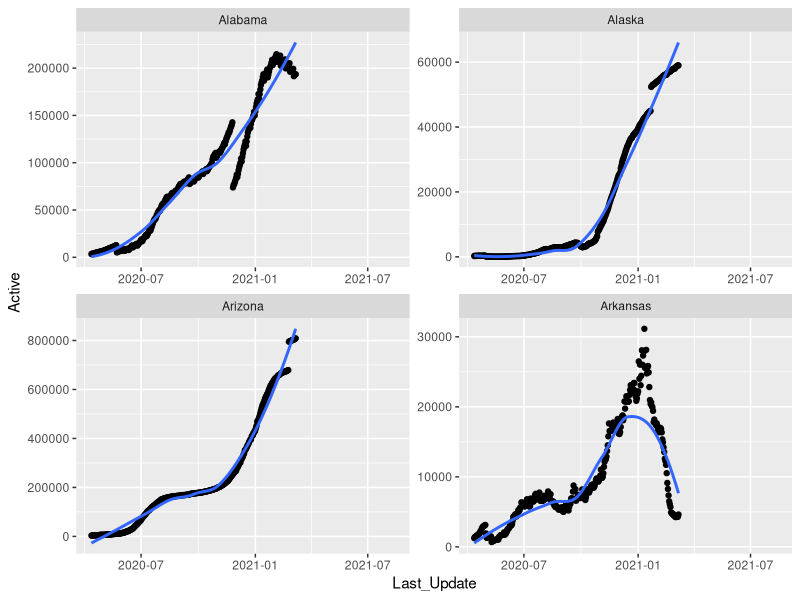
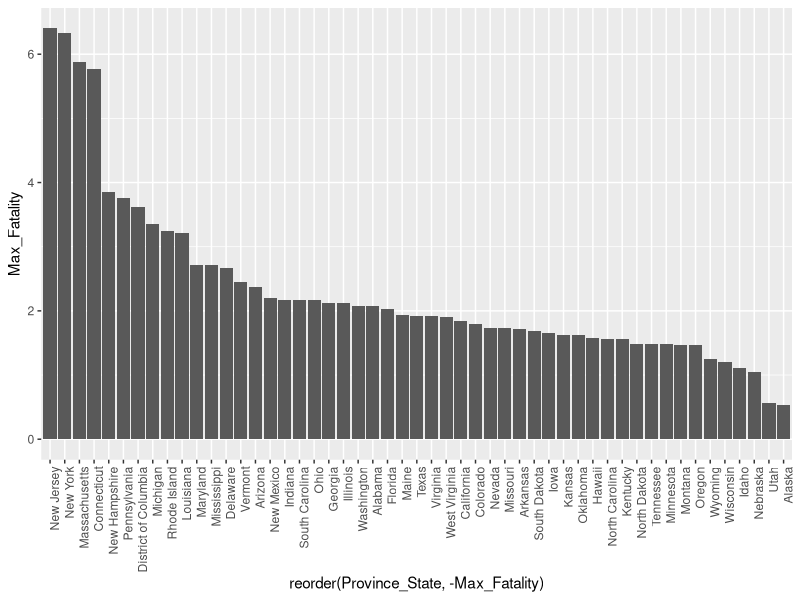
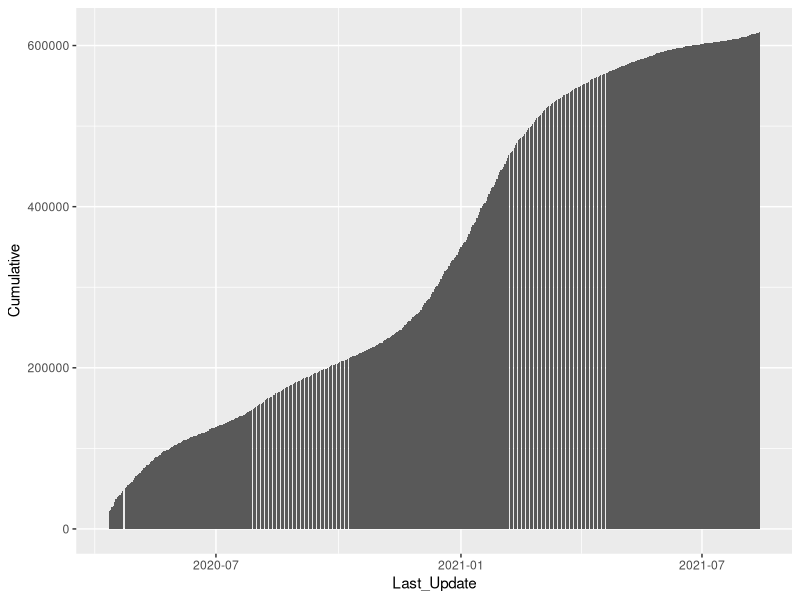

The R script that drew these images, in order:
  # Exam Four (Redo of Exam One)

library(tidyverse)
options(scipen = 999)

  # Step One:
    # Loaded cleaned_covid_data.csv into R as a data frame
df <- read_csv("./cleaned_covid_data.csv")

  # Step Two:
    # Makes a subset of df that includes starts just starting with A
A_states <- df[grepl("^A",df$Province_State),]

  # Step Three:
    # Generates a plot of the A_states subset, which has been separated by state. 
A_states %>% 
  ggplot(aes(x=Last_Update,y=Active)) +
  geom_point() +
  geom_smooth(se=FALSE) +
  facet_wrap(~Province_State,scales = "free")

  # Step Four:
    # Finds the peaks of very state in Case_Fatality_Ratio and saves it as a new object
state_max_fatality_ratio <- df %>% 
  group_by(Province_State) %>% 
  summarise(Max_Fatality = max(Case_Fatality_Ratio, na.rm = TRUE)) %>% 
  arrange(desc(Max_Fatality))

  # Step Five:
    # Generates a new plot using state_max_fatality_ratio, which was made in previous step
state_max_fatality_ratio %>% 
  ggplot(aes(x=reorder(Province_State,-Max_Fatality),y=Max_Fatality)) +
  geom_col() +
  theme(axis.text.x = element_text(angle=90,hjust = 1))

  # Step Six:
    # Use the entire data set to plot cumulative US deaths over time
df %>% 
  group_by(Last_Update) %>% 
  summarise(Cumulative = sum(Deaths)) %>% 
  ggplot(aes(x=Last_Update,y=Cumulative)) +
  geom_bar(stat= 'identity')